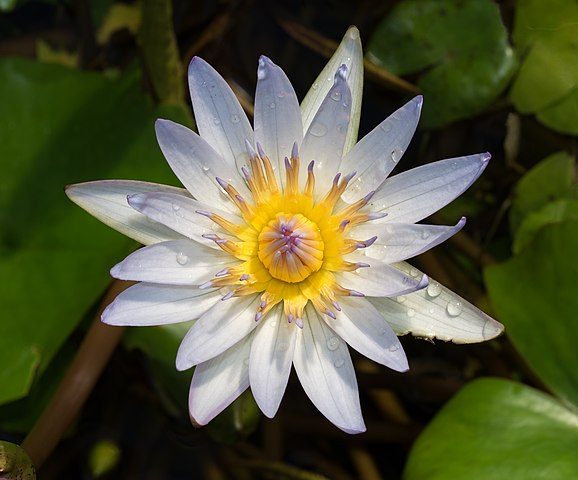
#> input picture exercises/01_color_based_segmentation/input/flower.jpg, 578 x 480 px
$ python ex11_euclidean_distance.py
#> lines starting #> are read from the running program, lines starting #| are printed output that depends on the picture
import numpy as np
import cv2
from matplotlib import pyplot as plt

def main():
  img = cv2.imread('../input/flower.jpg')
#> img is the input picture: shape (480, 578, 3); mean B, G, R 57.5, 87.7, 85.1
  assert img is not None, "Failed to load image."

  pixels = np.reshape(img, (-1, 3))
  reference_color = [187, 180, 170] # Given in BGR

  # Calculate the euclidean distance to the reference_color annotated color.
  shape = pixels.shape
#> shape = (277440, 3)
  diff = pixels - np.repeat([reference_color], shape[0], axis=0)
  euclidean_dist = np.sqrt(np.sum(diff * diff, axis=1))
  euclidean_dist_image = np.reshape(euclidean_dist,
          (img.shape[0], img.shape[1]))
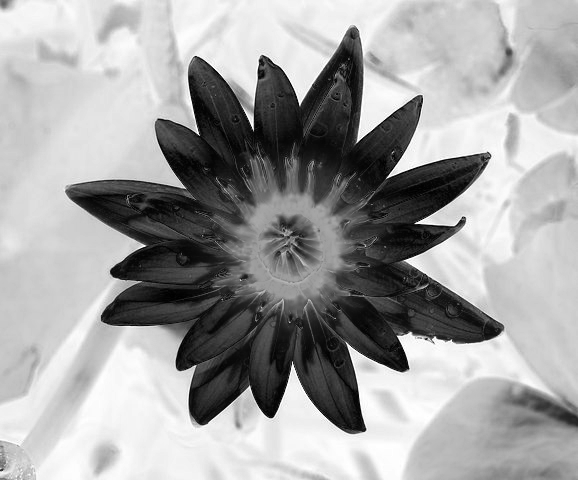
#> euclidean_dist_image: shape (480, 578) float64; min 2, max 310.3, mean 197.9; drawn with min black and max white

  # Scale the distance image and export it.
  euclidean_dist_image_scaled = 255 * euclidean_dist_image / np.max(euclidean_dist_image)
  cv2.imwrite("../output/ex11_euclidean_dist_image.jpg",
          euclidean_dist_image_scaled)


main()
